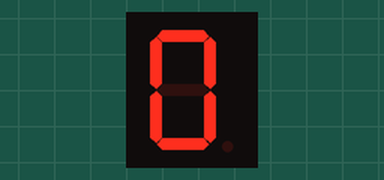
Recording of a sketch running on a simulated Arduino Uno, built with avr-gcc and run on an emulated ATmega328P. On the bench: 1-digit seven-segment display. Wiring (inferred from the names in the program): 1-digit 7-segment display, segments lit when HIGH: segments pin 7, pin 6, pin 5, pin 10, pin 11, pin 8, pin 9, pin 4. The segment pins are drawn as the display they are named for.

Above: at 0.1 s.
At 10.1 s:
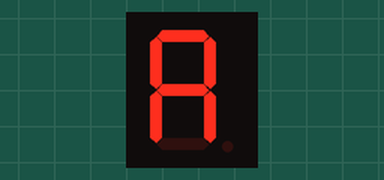
At 12.1 s:
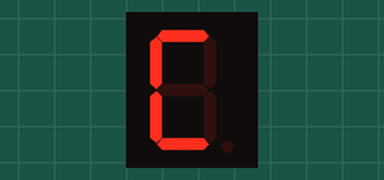
At 13.1 s:
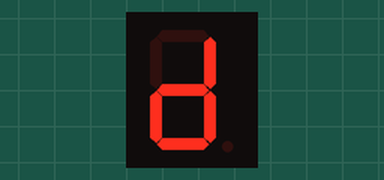
At 14.1 s:
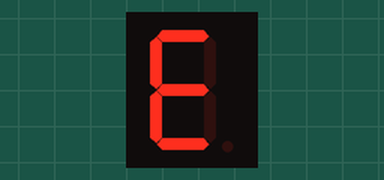
At 15.1 s:
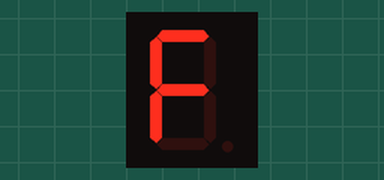

Measured:
- by itself, everything shown: repeats every 16.0 s, in 16 steps
- what the display in image 1 shows lasts 1.0 s, from 10.0 s to 11.0 s

The sketch:

1_Digit_LED_Segment_Display_1toF.ino
```cpp
const int a = 7;
const int b = 6;
const int c = 5;
const int d = 10;
const int e = 11;
const int f = 8;
const int g = 9;
const int dot = 4;

void digital_0(){

  digitalWrite(a, HIGH);
  digitalWrite(b, HIGH);
  digitalWrite(c, HIGH);
  digitalWrite(d, HIGH);
  digitalWrite(e, HIGH);
  digitalWrite(f, HIGH);
  digitalWrite(g, LOW);
  digitalWrite(dot, LOW);
}

void digital_1(){

  digitalWrite(a, LOW);
  digitalWrite(b, HIGH);
  digitalWrite(c, HIGH);
  digitalWrite(d, LOW);
  digitalWrite(e, LOW);
  digitalWrite(f, LOW);
  digitalWrite(g, LOW);
  digitalWrite(dot, LOW);
}

void digital_2(){

  digitalWrite(a, HIGH);
  digitalWrite(b, HIGH);
  digitalWrite(c, LOW);
  digitalWrite(d, HIGH);
  digitalWrite(e, HIGH);
  digitalWrite(f, LOW);
  digitalWrite(g, HIGH);
  digitalWrite(dot, LOW);
}

void digital_3(){

  digitalWrite(a, HIGH);
  digitalWrite(b, HIGH);
  digitalWrite(c, HIGH);
  digitalWrite(d, HIGH);
  digitalWrite(e, LOW);
  digitalWrite(f, LOW);
  digitalWrite(g, HIGH);
  digitalWrite(dot, LOW);
}

void digital_4(){

  digitalWrite(a, LOW);
  digitalWrite(b, HIGH);
  digitalWrite(c, HIGH);
  digitalWrite(d, LOW);
  digitalWrite(e, LOW);
  digitalWrite(f, HIGH);
  digitalWrite(g, HIGH);
  digitalWrite(dot, LOW);
}

void digital_5(){

  digitalWrite(a, HIGH);
  digitalWrite(b, LOW);
  digitalWrite(c, HIGH);
  digitalWrite(d, HIGH);
  digitalWrite(e, LOW);
  digitalWrite(f, HIGH);
  digitalWrite(g, HIGH);
  digitalWrite(dot, LOW);
}

void digital_6(){

  digitalWrite(a, HIGH);
  digitalWrite(b, LOW);
  digitalWrite(c, HIGH);
  digitalWrite(d, HIGH);
  digitalWrite(e, HIGH);
  digitalWrite(f, HIGH);
  digitalWrite(g, HIGH);
  digitalWrite(dot, LOW);
}

void digital_7(){

  digitalWrite(a, HIGH);
  digitalWrite(b, HIGH);
  digitalWrite(c, HIGH);
  digitalWrite(d, LOW);
  digitalWrite(e, LOW);
  digitalWrite(f, LOW);
  digitalWrite(g, LOW);
  digitalWrite(dot, LOW);
}

void digital_8(){

  digitalWrite(a, HIGH);
  digitalWrite(b, HIGH);
  digitalWrite(c, HIGH);
  digitalWrite(d, HIGH);
  digitalWrite(e, HIGH);
  digitalWrite(f, HIGH);
  digitalWrite(g, HIGH);
  digitalWrite(dot, LOW);
}

void digital_9(){

  digitalWrite(a, HIGH);
  digitalWrite(b, HIGH);
  digitalWrite(c, HIGH);
  digitalWrite(d, LOW);
  digitalWrite(e, LOW);
  digitalWrite(f, HIGH);
  digitalWrite(g, HIGH);
  digitalWrite(dot, LOW);
}

void digital_a(){

  digitalWrite(a, HIGH);
  digitalWrite(b, HIGH);
  digitalWrite(c, HIGH);
  digitalWrite(d, LOW);
  digitalWrite(e, HIGH);
  digitalWrite(f, HIGH);
  digitalWrite(g, HIGH);
  digitalWrite(dot, LOW);
}

void digital_b(){

  digitalWrite(a, LOW);
  digitalWrite(b, LOW);
  digitalWrite(c, HIGH);
  digitalWrite(d, HIGH);
  digitalWrite(e, HIGH);
  digitalWrite(f, HIGH);
  digitalWrite(g, HIGH);
  digitalWrite(dot, LOW);
}

void digital_c(){

  digitalWrite(a, HIGH);
  digitalWrite(b, LOW);
  digitalWrite(c, LOW);
  digitalWrite(d, HIGH);
  digitalWrite(e, HIGH);
  digitalWrite(f, HIGH);
  digitalWrite(g, LOW);
  digitalWrite(dot, LOW);
}

void digital_d(){

  digitalWrite(a, LOW);
  digitalWrite(b, HIGH);
  digitalWrite(c, HIGH);
  digitalWrite(d, HIGH);
  digitalWrite(e, HIGH);
  digitalWrite(f, LOW);
  digitalWrite(g, HIGH);
  digitalWrite(dot, LOW);
}

void digital_e(){

  digitalWrite(a, HIGH);
  digitalWrite(b, LOW);
  digitalWrite(c, LOW);
  digitalWrite(d, HIGH);
  digitalWrite(e, HIGH);
  digitalWrite(f, HIGH);
  digitalWrite(g, HIGH);
  digitalWrite(dot, LOW);
}

void digital_f(){

  digitalWrite(a, HIGH);
  digitalWrite(b, LOW);
  digitalWrite(c, LOW);
  digitalWrite(d, LOW);
  digitalWrite(e, HIGH);
  digitalWrite(f, HIGH);
  digitalWrite(g, HIGH);
  digitalWrite(dot, LOW);
}


void setup(){

  pinMode(4, OUTPUT);
  pinMode(5, OUTPUT);
  pinMode(6, OUTPUT);
  pinMode(7, OUTPUT);
  pinMode(8, OUTPUT);
  pinMode(9, OUTPUT);
  pinMode(10, OUTPUT);
  pinMode(11, OUTPUT);
}

void loop(){

  digital_0();
  delay(1000);

  digital_1();
  delay(1000);

  digital_2();
  delay(1000);

  digital_3();
  delay(1000);

  digital_4();
  delay(1000);

  digital_5();
  delay(1000);

  digital_6();
  delay(1000);

  digital_7();
  delay(1000);

  digital_8();
  delay(1000);

  digital_9();
  delay(1000);

  digital_a();
  delay(1000);

  digital_b();
  delay(1000);

  digital_c();
  delay(1000);

  digital_d();
  delay(1000);

  digital_e();
  delay(1000);

  digital_f();
  delay(1000);
}
```
